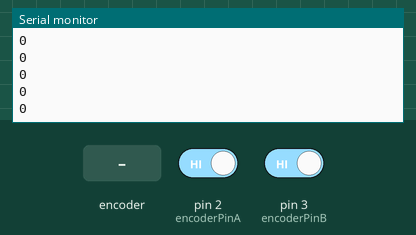
Recording of a sketch running on a simulated Arduino Uno, built with avr-gcc and run on an emulated ATmega328P. Parts: the last lines printed to the serial monitor. The test bench sets the inputs (shaded band); at power-on: pin 2 (encoderPinA) HIGH, pin 3 (encoderPinB) HIGH.

Above: at 1.2 s.
1.3 s: rotary encoder on pin 2 (encoderPinA) / pin 3 (encoderPinB) turned 1 step (first pin leading)
At 1.41 s:
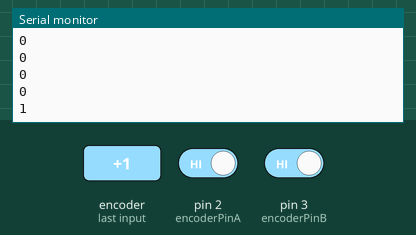
3.0 s: rotary encoder on pin 2 (encoderPinA) / pin 3 (encoderPinB) turned 1 step (first pin leading)
At 3.01 s:
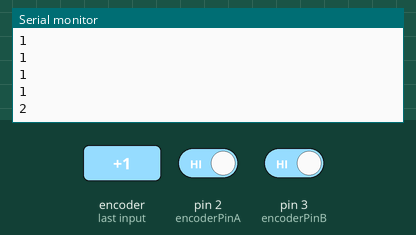
Timing chart, 0 to 6.0 s (numbered marks = the images above; inputs shaded):
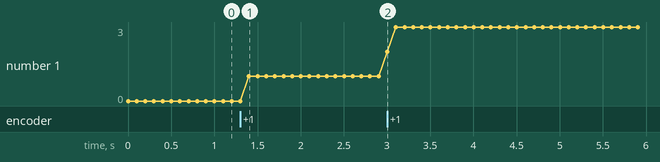

The sketch:

reflective_encoder.ino
```cpp
const int encoderPinA = 2;  // Encoder output A connected to Arduino pin 2
const int encoderPinB = 3;  // Encoder output B connected to Arduino pin 3

volatile long encoderCount = 0;   // Current encoder count
volatile int encoderLastA = LOW;  // Previous state of encoder output A

void setup() {
  pinMode(encoderPinA, INPUT);
  pinMode(encoderPinB, INPUT);
  digitalWrite(encoderPinA, HIGH);
  digitalWrite(encoderPinB, HIGH);
  attachInterrupt(digitalPinToInterrupt(encoderPinA), updateEncoder, CHANGE);  // Attach interrupt to encoder pin A
  Serial.begin(9600);
}

void loop() {
  long count = encoderCount;
  Serial.println(count);
  delay(100);
}

void updateEncoder() {
  int encoderA = digitalRead(encoderPinA);
  int encoderB = digitalRead(encoderPinB);

  if (encoderA != encoderLastA) {  // Check if encoder output A has changed
    if (encoderB != encoderA) {    // Check if encoder output B is different from encoder output A
      encoderCount++;              // Increment encoder count for clockwise rotation
    } else {
      encoderCount--;  // Decrement encoder count for counter-clockwise rotation
    }
  }
  encoderLastA = encoderA;  // Update the previous state of encoder output A
}
```

Measured:
- after the input at 1.3 s, the serial monitor: prints a new line after 0.10 s (image 1)
- after the input at 3.0 s, the serial monitor: prints a new line at once (image 2)
- plotted number 1: 0 → 1 after the input at 1.3 s, 1 → 3 after the input at 3.0 s
